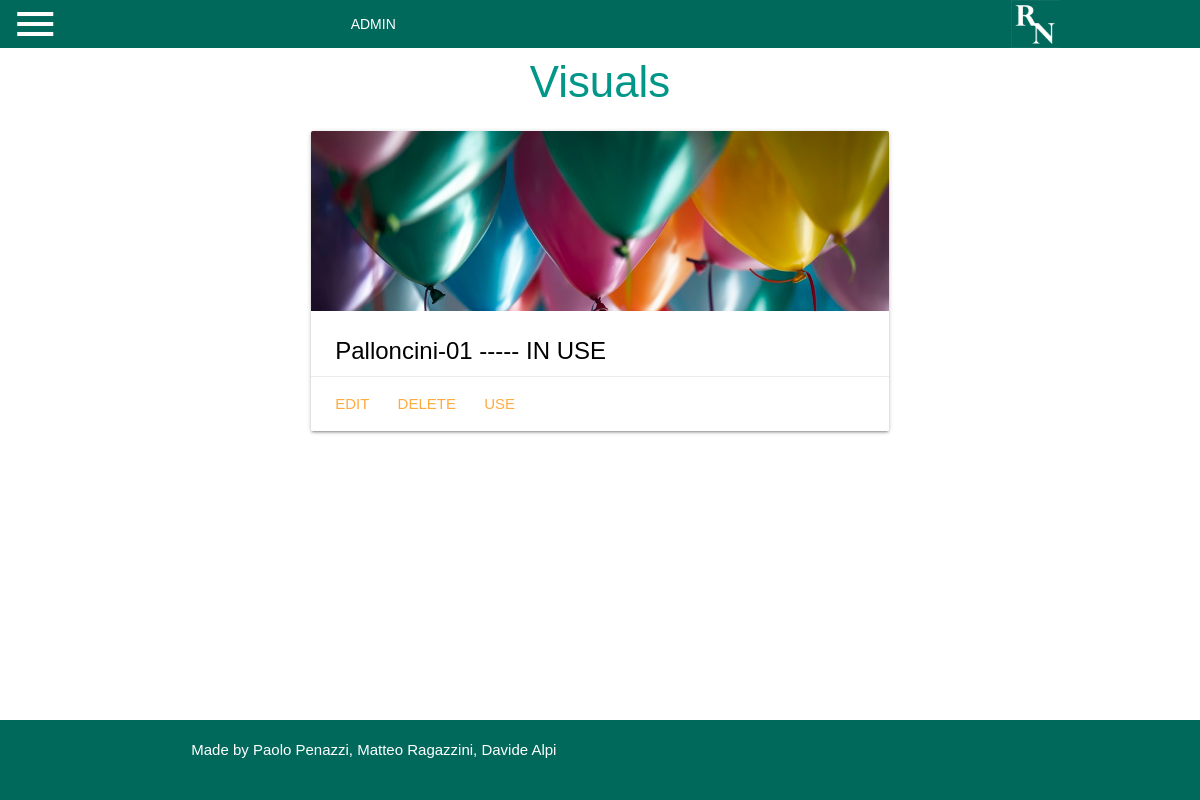
The app's page /admin.php with its own data.
### tables this page shows
CREATE TABLE IF NOT EXISTS `visual` (
  `visualid` INT NOT NULL AUTO_INCREMENT,
  `name` VARCHAR(50) UNIQUE NOT NULL,
  `imgpath` VARCHAR(200) NOT NULL,
  `imgtitle` VARCHAR(50) NOT NULL,
  `imgtext` TEXT NOT NULL,
  `title1` VARCHAR(50) NOT NULL,
  `title2` VARCHAR(50) NOT NULL,
  `title3` VARCHAR(50) NOT NULL,
  `text1` TEXT NOT NULL,
  `text2` TEXT NOT NULL,
  `text3` TEXT NOT NULL,
  `credits` TEXT NOT NULL,
  `used` TINYINT NOT NULL DEFAULT 0,
  PRIMARY KEY (`visualid`));

### admin.php (called while the page is built)
<?php
require_once("bootstrap.php");
$templateParams["nome"] = "visual-templ.php";
$templateParams["visuals"] = $dbh->getVisuals();
require("template/base-admin.php");
?>

### db/database.php (called while the page is built, shortened)
<?php
class DatabaseHelper{
    private $db;
    public function __construct($servername, $username, $password, $dbname){
        $this->db = new mysqli($servername, $username, $password, $dbname);
    }
    public function getVisuals(){
        $stmt = $this->db->prepare("SELECT * FROM visual");
        $stmt->execute();
        $result = $stmt->get_result();
        return $result->fetch_all(MYSQLI_ASSOC);
    }
    public function getVisualInUse(){
        $stmt = $this->db->prepare("SELECT * FROM visual WHERE used=1 LIMIT 1");
        $stmt->execute();
        $result = $stmt->get_result();
        $result = $result->fetch_all(MYSQLI_ASSOC);
        return $result[0];
    }
}
?>

### bootstrap.php (called while the page is built, shortened)
<?php
require_once("db/database.php");
$dbh = new DatabaseHelper(HOST, USER, PASSWORD, DATABASE);
?>

### template/visual-templ.php (the view)
<h3 class="center teal-text">Visuals</h3>
<?php
  foreach($templateParams["visuals"] as $visual):
?>
<div class="row">
  <div class="col s12 m8 offset-m2 l6 offset-l3">
    <div class="card small">
      <div class="card-image">
        <img src="<?php echo $visual["imgpath"]; ?>" alt="Unsplashed background img 1">
      </div>
      <div class="card-content black-text">
        <p class="card-title"><?php echo $visual["name"]; ?>
            <?php if($visual["visualid"] == $dbh->getVisualInUse()["visualid"]): ?>
                ----- <strong>IN USE</strong>
          <?php endif; ?>
        </p>
      </div>
      <div class="card-action">
        <a href="editVisual.php?action=1&id=<?php echo $visual["visualid"];?>">EDIT</a>
        <a href="editVisual.php?action=2&id=<?php echo $visual["visualid"];?>">DELETE</a>
        <a href="editVisual.php?action=3&id=<?php echo $visual["visualid"];?>">USE</a>
      </div>
    </div>
  </div>
</div>
<?php endforeach; ?>

### css/style.css (style rules this page uses)
body { display: flex; min-height: 100vh; flex-direction: column; }
p { line-height: 2rem; }
h3 { margin-top :10px !important; }
html { font-family: 'Cairo', sans-serif; }

### records on screen
visual: imgpath (picture), name "Palloncini-01", shows "IN USE"
